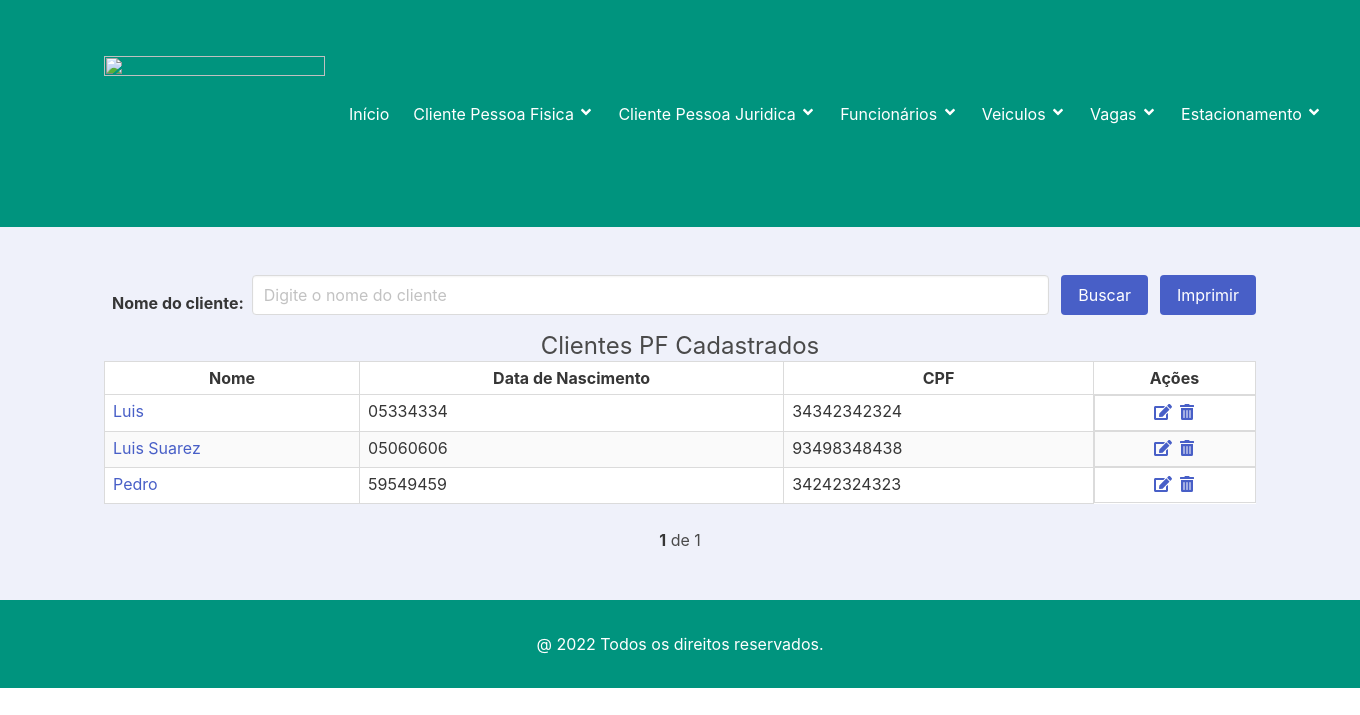
Screenshot of /clientespf with the database file from the repository.
### clientepf/models.py (models this page shows, shortened)
class Clientepf(Pessoa):
    cpf = models.CharField('CPF', max_length=11, help_text='Número do CPF')
    class Meta:
        verbose_name = 'Clientepf'
        verbose_name = 'Clientespf'
        ordering = ['nome', ]

### home/models.py (models this page shows, shortened)
class Pessoa(models.Model):
    nome = models.CharField('Nome', max_length=50, help_text='Nome completo')
    datanascimento = models.CharField('Data de Nascimento', max_length=8, help_text='Data de nascimento')
    foto = StdImageField('Foto', upload_to='pessoas', variations={'thumbnail': {'width': 100, 'height': 100,
                                                                                'crop': True}}, delete_orphans=True,
                         null=True, blank=True)
    class Meta:
        verbose_name = "Pessoa"

### clientepf/views.py (the view)
# urls.py: path('clientespf', ClientespfView.as_view(), name='clientespf'),
class ClientespfView(ListView):
    model = Clientepf
    template_name = 'clientespf.html'
    def get_queryset(self, *args, **kwargs):
        buscar = self.request.GET.get('buscar')
        qs = super(ClientespfView, self).get_queryset(*args, **kwargs)
        if buscar:
            qs = qs.filter(nome__icontains=buscar)
        if qs.count() > 0:
            paginator = Paginator(qs, 10)
            listagem = paginator.get_page(self.request.GET.get('page'))
            return listagem
        else:
            return messages.info(self.request, "Não existem clientes cadastrados!")
    def get(self, *args, **kwargs):
        if self.request.GET.get('imprimir') == 'pdf':
            html_pdf = HtmlToPdf(arquivo='clientespf_pdf', qs=self.get_queryset())
            return html_pdf.response
        else:
            return super(ClientespfView, self).get(*args, **kwargs)

### clientepf/templates/clientespf.html (shortened to what this page needs)
{% extends "base.html" %}
{% load static %}
{% block content %}
<section class="section has-background-link-light">
    <div class="container">
        <form id="form ListaClientespf" action="" method="GET">
            <div class="field is-grouped is-flex is align-items-center is-flex-wrap-wrap">
                <label class="label p-2 mt-2">Nome do cliente:</label>
                <div class="control is-expanded">
                    <input class="input" type="text" name="buscar" value="{{ request.GET.buscar }}"
                           placeholder="Digite o nome do cliente">
                </div>
                <div class="control">
                    <button type="button" class="button is-link" onclick="geraPdf('', 'formListaClientespf');">
                        Buscar
                    </button>
                </div>
                {% if object_list %}
                <div class="control">
                    <button type="button" class="button is-link" onclick="geraPdf('pdf', 'formListaClientespf');">
                        Imprimir
                    </button>
                </div>
                {% endif %}
            </div>
        </form>
        {% if object_list %}
        <div style="text-align: center;"><h1 class="subtitle is-size-4">Clientes PF Cadastrados</h1></div>
        <div class="table">
            <table class="table is-table is-bordered is-striped is-narrow is-hoverable is-fullwidth">
                <thead>
                <tr>
                    <th class="has-text-centered">Nome</th>
                    <th class="has-text-centered">Data de Nascimento</th>
                    <th class="has-text-centered">CPF</th>
                    <th class="has-text-centered" style="widht: 100px;">Ações</th>
                </tr>
                </thead>
                <tbody>
                {% for clientepf in object_list %}
                <tr>
                    <td><a href="" data-toggle="modal" class="modal-target"
                           data-bulma-modal="modal{{clientepf.id}}" id="modal{{clientepf.id}}">
                        {{ clientepf.nome }} </a></td>
                    <td> {{ clientepf.datanascimento }}</td>
                    <td> {{ clientepf.cpf }}</td>
                    <td class="has-text--centered is-flex is-flex-wrap-nowrap is-justify-content-center">
                        <a href="{% url 'clientepf_editar' clientepf.pk %}">
                            <span class="icon">
                                <i class="fas fa-edit"></i>
                            </span>
                        </a>
                        <a href="{% url 'clientepf_apagar' clientepf.pk %}">
                            <span class="icon">
                                <i class="fas fa-trash-alt"></i>
                            </span>
                        </a>
                    </td>
                </tr>
                {% endfor %}
                </tbody>
            </table>
        </div>
        {% include "paginator.html" %}
    </div>
</section>
{% endif %}
{% endblock %}

### rows the page displays
Clientepf: nome "Luis", datanascimento "05334334", cpf "34342342324"
Clientepf: nome "Luis Suarez", datanascimento "05060606", cpf "93498348438"
Clientepf: nome "Pedro", datanascimento "59549459", cpf "34242324323"

### other values shown
{{ object_list.number }} "1"
{{ object_list.paginator.num_pages }} "1"
